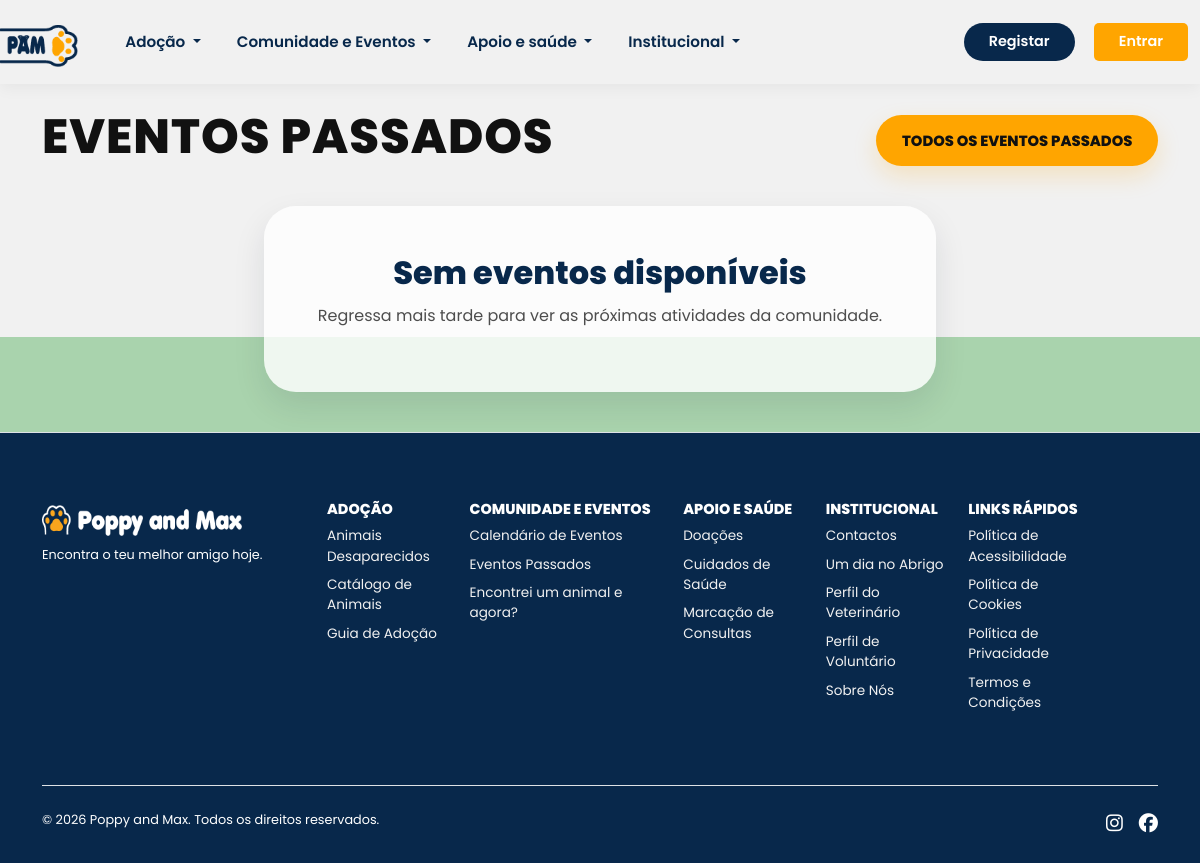
The page /events on the database as committed earlier.
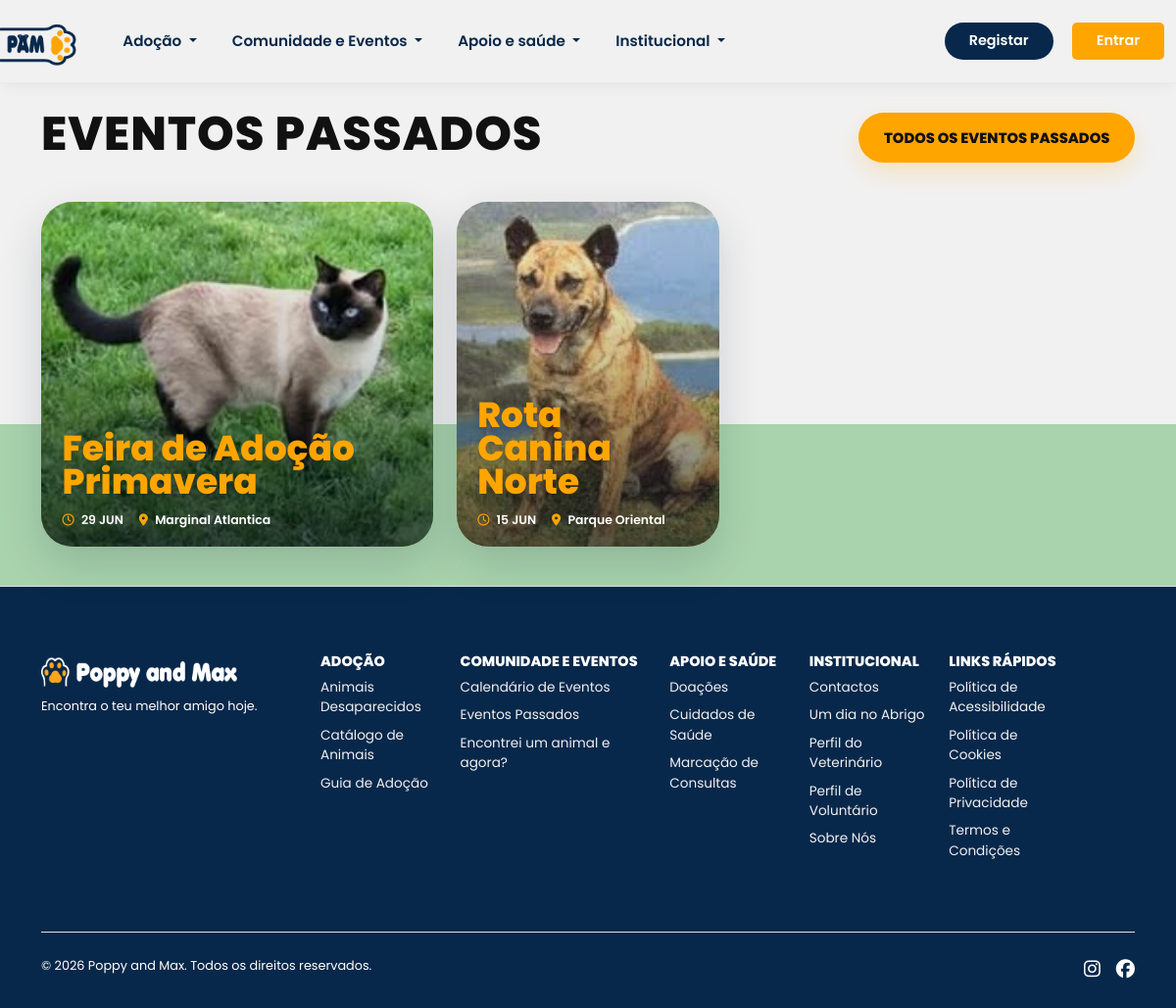
The same page on the database as committed later.
### tables this page shows
create table events (
    id int auto_increment,
    name varchar(100) not null,
    event_date datetime not null,
    end_date datetime,
    location varchar(150) not null,
    description text,
    event_type enum('Cãominhada', 'Feira de Adoção', 'Workshop', 'Campanha Solidária', 'Sessão de Treino', 'Palestra', 'Visita Escolar', 'Angariação de Fundos') not null,
    status enum('scheduled', 'cancelled', 'postponed', 'completed') not null default 'scheduled',
    capacity int,
    organizer_id int,
    constraint pk_events primary key (id),
    constraint fk_events_organizer foreign key (organizer_id) references users(id)
);

### components/rerun.php (called while the page is built, shortened)
<?php
	$rerun = $rerun ?? false;
	require $route.'.php';
	$rerun = true;

### helpers/eventHelpers.php (called while the page is built, shortened)
<?php
function getEventCoverImage(?string $name, ?string $type): string {
    $haystack = strtolower(trim(($type ?? '') . ' ' . ($name ?? '')));
    return match(true) {
        str_contains($haystack, 'cãominhada') || str_contains($haystack, 'caominhada') || str_contains($haystack, 'caminhada') => 'assets/img/home_yara.jpg',
        str_contains($haystack, 'adoção') || str_contains($haystack, 'adocao') || str_contains($haystack, 'feira') => 'assets/img/home_zeus.webp',
        str_contains($haystack, 'volunt') || str_contains($haystack, 'palestra') => 'assets/img/dia_voluntario_banner1.png',
        str_contains($haystack, 'treino') || str_contains($haystack, 'workshop') => 'assets/img/home_mike.avif',
        str_contains($haystack, 'campanha') || str_contains($haystack, 'fundos') => 'assets/img/home_lost_animals.png',
        default => 'assets/img/poppy_max.png'
    };
}

### events.php (the view, shortened to what this page needs)
<?php
    if(!$rerun):
        $metaTitle = 'Eventos Passados';
        $metaDescription = 'Eventos passados da Poppy and Max';
    else:
        require_once 'helpers/eventHelpers.php';
        $stmt = $conn->prepare("SELECT id, name, event_date, end_date, location, description, event_type, status, capacity FROM events WHERE event_date < CURDATE() ORDER BY event_date DESC");
        $stmt->execute();
        $eventItems = $stmt->get_result()->fetch_all(MYSQLI_ASSOC);
?>
        <section class="events-page">
            <div class="container events-header">
                <div class="events-header__copy">
                    <h1>EVENTOS PASSADOS</h1>
                </div>
                <button class="events-button events-button--desktop" type="button" data-bs-toggle="collapse" data-bs-target="#events-complete" aria-expanded="false" aria-controls="events-complete">TODOS OS EVENTOS PASSADOS</button>
            </div>
            <div class="events-band">
                <div class="container-xl">
                    <?php if(empty($eventItems)): ?>
                        <div class="events-empty">
                            <h2>Sem eventos disponíveis</h2>
                            <p>Regressa mais tarde para ver as próximas atividades da comunidade.</p>
                        </div>
                    <?php else: ?>
                        <div class="events-grid" id="events-list">
                            <?php foreach(array_slice($eventItems, 0, 3) as $event): ?>
                                <?php $ts = strtotime($event['event_date']); ?>
                                <article class="event-card" style="--event-image: url('<?= $basePath ?>/<?= getEventCoverImage($event['name'], $event['event_type']) ?>');">
                                    <div class="event-card__overlay"></div>
                                    <div class="event-card__content">
                                        <h2><?= htmlspecialchars($event['name']); ?></h2>
                                        <div class="event-card__meta">
                                            <span>
                                                <i class="fa-regular fa-clock"></i>
                                                <?= date('d', $ts) . ' ' . (MONTH_SHORT[date('m', $ts)] ?? strtoupper(date('M', $ts))); ?>
                                            </span>
                                            <span>
                                                <i class="fa-solid fa-location-dot"></i>
                                                <?= htmlspecialchars($event['location']); ?>
                                            </span>
                                        </div>
                                    </div>
                                </article>
                            <?php endforeach; ?>
                        </div>
                    <?php endif; ?>
                </div>
            </div>
        </section>
<?php
    endif;

Rows that differ between the two databases and show on the page:
added events: shows a picture, name "Feira de Adoção Primavera", event_date "29", event_date "JUN", location "Marginal Atlantica"
added events: shows a picture, name "Rota Canina Norte", event_date "15", event_date "JUN", location "Parque Oriental"
Other text that changed with them:
text no longer shown: "Sem eventos disponíveis Regressa mais tarde para ver as próximas atividades da comunidade."
